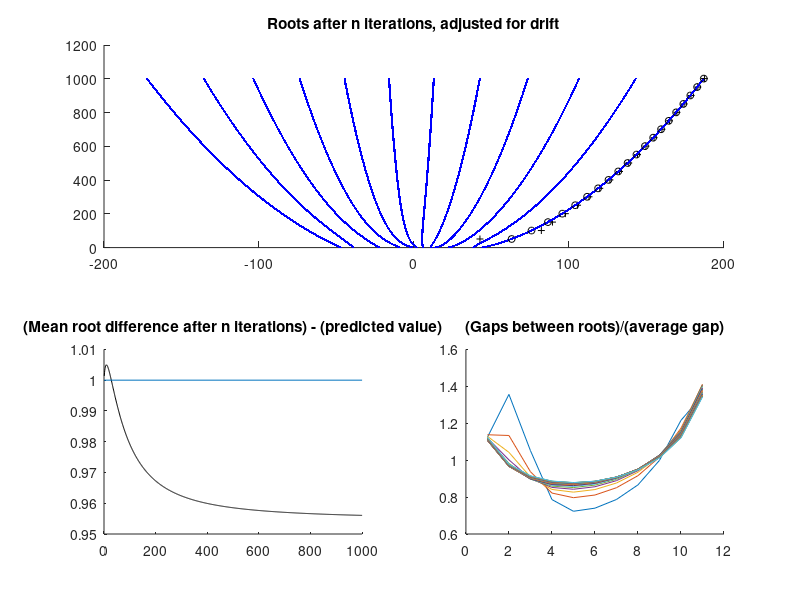

MATLAB code for this plot:
deg = 12; % degree of random polynomial
n = 1000; % number of iterations
means = 1:n; % will record mean of the differences between roots at each iteration
gapsrange = 1:n;
 
a = -50; % random polynomial will have roots between a and a+b
b = 100;
 
lambda = 1; % constant for lambda - D operator

H = @(n) sum(1./(1:n));
 
clf
subplot(2,2,[1 2]);
title('Roots after n iterations, adjusted for drift');
hold on

subplot(2,2,4);
title('(Gaps between roots)/(average gap)');
hold on
 
p = poly(a*ones(1,deg)+b*rand(1,deg));   % creates a polynomial with random +ve roots to begin with
p1 = p;
 
for i=1:n
    subplot(2,2,[1 2]);
    p1 = lambda*p1 - [0, polyder(p1)];
    rs = sort(roots(p1))-ones(deg,1);
    p1 = poly(rs);
    ds = diff(rs);
    gapsrange(i) = range(ds);
    means(i) = mean(ds);
    plot(rs, i*ones(1,deg),'b.','MarkerSize',5);
    if ~mod(i,n/20)
        plot(max(rs) + 1/(1-sum(1./ds))-1,i+1,'k+','MarkerSize',5);
        plot(max(rs) + 1/(1-H(deg-1)/mean(ds))-1,i+1,'ko','MarkerSize',5);
        subplot(2,2,4);
        plot(1:deg-1,ds/mean(ds));
    end
end

subplot(2,2,3);
title('(Mean root difference after n iterations) - (predicted value)');
hold on
%plot(means)
const = 2*sqrt(H(deg-1)/(deg-1));
m = mean(diff(sort(roots(p)))); % mean root difference of original polynomial
del = (m/const)^2;
plot(means./(const*sqrt((1:n)+del*ones(1,n))),'k-')
line([0 n],[1 1])

%nds = [nds [ds/mean(ds); zeros(12-deg,1)]];

% for i=1:10
%     col = nds(:,i);
%     inds = find(col);
%     [m,n] = size(inds);
%     plot((inds-ones(m,n))/(m-1),col(inds))
% end

%clf
%plot(gapsrange)

hold off